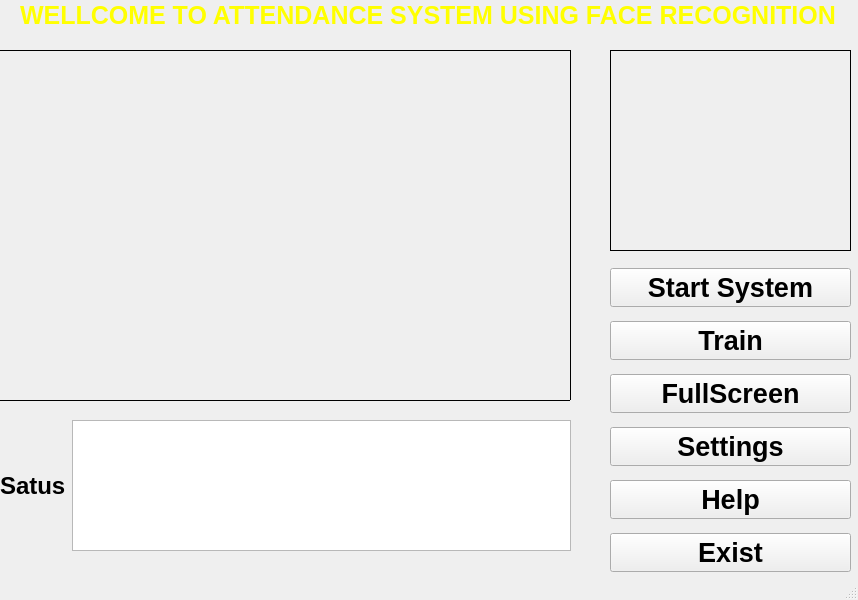
<?xml version="1.0" encoding="UTF-8"?>
<ui version="4.0">
 <class>MainWindow</class>
 <widget class="QMainWindow" name="MainWindow">
  <property name="geometry">
   <rect>
    <x>0</x>
    <y>0</y>
    <width>858</width>
    <height>600</height>
   </rect>
  </property>
  <property name="windowTitle">
   <string>MainWindow</string>
  </property>
  <property name="styleSheet">
   <string notr="true">background-image: url(:/mainwindow_bg_img/main_window_bg.jpg);</string>
  </property>
  <widget class="QWidget" name="centralwidget">
   <widget class="QLabel" name="label">
    <property name="geometry">
     <rect>
      <x>20</x>
      <y>-40</y>
      <width>881</width>
      <height>111</height>
     </rect>
    </property>
    <property name="font">
     <font>
      <family>MS Shell Dlg 2</family>
      <pointsize>19</pointsize>
      <weight>75</weight>
      <bold>true</bold>
     </font>
    </property>
    <property name="text">
     <string>&lt;html&gt;&lt;head/&gt;&lt;body&gt;&lt;p&gt;&lt;span style=&quot; color:#ffff00;&quot;&gt; WELLCOME TO ATTENDANCE SYSTEM USING FACE RECOGNITION &lt;/span&gt;&lt;/p&gt;&lt;/body&gt;&lt;/html&gt;</string>
    </property>
   </widget>
   <widget class="QWidget" name="verticalLayoutWidget">
    <property name="geometry">
     <rect>
      <x>610</x>
      <y>260</y>
      <width>241</width>
      <height>321</height>
     </rect>
    </property>
    <layout class="QVBoxLayout" name="verticalLayout">
     <item>
      <widget class="QPushButton" name="startButton">
       <property name="font">
        <font>
         <pointsize>20</pointsize>
         <weight>75</weight>
         <bold>true</bold>
        </font>
       </property>
       <property name="text">
        <string>Start System</string>
       </property>
      </widget>
     </item>
     <item>
      <widget class="QPushButton" name="trainButton">
       <property name="font">
        <font>
         <pointsize>20</pointsize>
         <weight>75</weight>
         <bold>true</bold>
        </font>
       </property>
       <property name="text">
        <string>Train</string>
       </property>
      </widget>
     </item>
     <item>
      <widget class="QPushButton" name="fullScreenButton">
       <property name="font">
        <font>
         <pointsize>20</pointsize>
         <weight>75</weight>
         <bold>true</bold>
        </font>
       </property>
       <property name="text">
        <string>FullScreen</string>
       </property>
      </widget>
     </item>
     <item>
      <widget class="QPushButton" name="settingsButton">
       <property name="font">
        <font>
         <pointsize>20</pointsize>
         <weight>75</weight>
         <bold>true</bold>
        </font>
       </property>
       <property name="text">
        <string>Settings</string>
       </property>
      </widget>
     </item>
     <item>
      <widget class="QPushButton" name="helpButton">
       <property name="font">
        <font>
         <pointsize>20</pointsize>
         <weight>75</weight>
         <bold>true</bold>
        </font>
       </property>
       <property name="text">
        <string>Help</string>
       </property>
      </widget>
     </item>
     <item>
      <widget class="QPushButton" name="quitButton">
       <property name="font">
        <font>
         <pointsize>20</pointsize>
         <weight>75</weight>
         <bold>true</bold>
        </font>
       </property>
       <property name="text">
        <string>Exist</string>
       </property>
      </widget>
     </item>
    </layout>
   </widget>
   <widget class="QLabel" name="mainFrame">
    <property name="geometry">
     <rect>
      <x>-40</x>
      <y>50</y>
      <width>611</width>
      <height>351</height>
     </rect>
    </property>
    <property name="frameShape">
     <enum>QFrame::Box</enum>
    </property>
    <property name="text">
     <string/>
    </property>
   </widget>
   <widget class="QLabel" name="responseFrame">
    <property name="geometry">
     <rect>
      <x>610</x>
      <y>50</y>
      <width>241</width>
      <height>201</height>
     </rect>
    </property>
    <property name="frameShape">
     <enum>QFrame::Box</enum>
    </property>
    <property name="text">
     <string/>
    </property>
   </widget>
   <widget class="QWidget" name="horizontalLayoutWidget">
    <property name="geometry">
     <rect>
      <x>0</x>
      <y>420</y>
      <width>571</width>
      <height>131</height>
     </rect>
    </property>
    <layout class="QHBoxLayout" name="horizontalLayout">
     <item>
      <widget class="QLabel" name="statusLabel">
       <property name="font">
        <font>
         <pointsize>18</pointsize>
         <weight>75</weight>
         <bold>true</bold>
        </font>
       </property>
       <property name="text">
        <string>Satus</string>
       </property>
      </widget>
     </item>
     <item>
      <widget class="QTextBrowser" name="statusBox">
       <property name="font">
        <font>
         <pointsize>20</pointsize>
         <weight>75</weight>
         <bold>true</bold>
        </font>
       </property>
      </widget>
     </item>
    </layout>
   </widget>
  </widget>
  <widget class="QStatusBar" name="statusbar"/>
 </widget>
 <resources>
  <include location="source.qrc"/>
 </resources>
 <connections/>
</ui>
